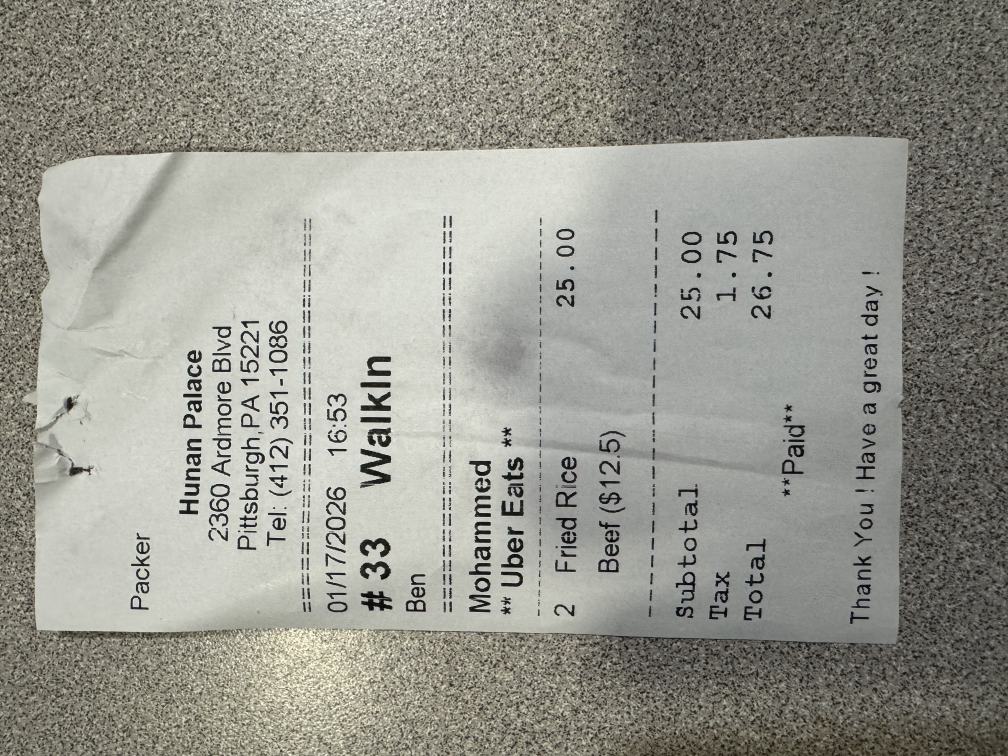
#> input picture tests/sample_images/reciept.jpeg, 4032 x 3024 px (shown at 1/4 size)
$ python cropper.py ../../tests/sample_images/reciept.jpeg
#> lines starting #> are read from the running program, lines starting #| are printed output that depends on the picture; after the words box and inside, x2 and y2 are one past the last pixel; in counts of white or black regions, pixels touching at a corner belong together
"""
Smart Cropping for TokenSqueeze

Uses OpenCV to detect and crop documents/receipts from images.
This removes unnecessary background and focuses on the relevant content.

Approach:
1. Edge detection (Canny)
2. Find contours
3. Detect document boundary (4-point polygon)
4. Perspective transform to get a clean crop

Based on: https://pyimagesearch.com/2014/09/01/build-kick-ass-mobile-document-scanner-just-5-minutes/
"""

import cv2
import numpy as np
from PIL import Image
from typing import Optional, Tuple, List
from dataclasses import dataclass


@dataclass
class CropResult:
    """Result of smart cropping"""
    cropped_image: Image.Image
    original_size: Tuple[int, int]
    cropped_size: Tuple[int, int]
    crop_detected: bool
    contour_points: Optional[np.ndarray]  # The 4 corners if detected


def order_points(pts: np.ndarray) -> np.ndarray:
    """
    Order points in: top-left, top-right, bottom-right, bottom-left order.

    Args:
        pts: Array of 4 points

    Returns:
        Ordered points array
    """
    rect = np.zeros((4, 2), dtype="float32")

    # Top-left has smallest sum, bottom-right has largest sum
    s = pts.sum(axis=1)
    rect[0] = pts[np.argmin(s)]
    rect[2] = pts[np.argmax(s)]

    # Top-right has smallest difference, bottom-left has largest difference
    diff = np.diff(pts, axis=1)
    rect[1] = pts[np.argmin(diff)]
    rect[3] = pts[np.argmax(diff)]

    return rect


def four_point_transform(image: np.ndarray, pts: np.ndarray) -> np.ndarray:
    """
    Apply perspective transform to get a top-down view of the document.

    Args:
        image: Input image (numpy array)
        pts: Four corner points

    Returns:
        Warped/transformed image
    """
    rect = order_points(pts)
    (tl, tr, br, bl) = rect

    # Compute width of new image
    width_a = np.sqrt(((br[0] - bl[0]) ** 2) + ((br[1] - bl[1]) ** 2))
    width_b = np.sqrt(((tr[0] - tl[0]) ** 2) + ((tr[1] - tl[1]) ** 2))
    max_width = max(int(width_a), int(width_b))

    # Compute height of new image
    height_a = np.sqrt(((tr[0] - br[0]) ** 2) + ((tr[1] - br[1]) ** 2))
    height_b = np.sqrt(((tl[0] - bl[0]) ** 2) + ((tl[1] - bl[1]) ** 2))
    max_height = max(int(height_a), int(height_b))

    # Destination points for "birds eye view"
    dst = np.array([
        [0, 0],
        [max_width - 1, 0],
        [max_width - 1, max_height - 1],
        [0, max_height - 1]
    ], dtype="float32")

    # Compute perspective transform matrix and apply
    M = cv2.getPerspectiveTransform(rect, dst)
    warped = cv2.warpPerspective(image, M, (max_width, max_height))

    return warped


def detect_document_contour(image: np.ndarray) -> Optional[np.ndarray]:
    """
    Detect the document/receipt contour in an image.

    Uses multiple strategies:
    1. Standard Canny edge detection
    2. Adaptive thresholding for receipts on textured backgrounds
    3. Color-based detection (white paper detection)

    Args:
        image: Input image (BGR numpy array)

    Returns:
        4-point contour if found, None otherwise
    """
    # Resize for faster processing
    orig_height = image.shape[0]
    ratio = orig_height / 500.0
    resized = cv2.resize(image, (int(image.shape[1] / ratio), 500))

    # Try multiple detection strategies
    contour = None

    # Strategy 1: Standard Canny edge detection
    contour = _detect_with_canny(resized)

    # Strategy 2: If Canny fails, try adaptive threshold (good for receipts)
    if contour is None:
        contour = _detect_with_adaptive_threshold(resized)

    # Strategy 3: If still nothing, try detecting white regions (paper)
    if contour is None:
        contour = _detect_white_region(resized)

    if contour is not None:
        # Scale contour back to original size
        contour = contour.reshape(4, 2) * ratio

    return contour


def _detect_with_canny(resized: np.ndarray) -> Optional[np.ndarray]:
    """Standard Canny edge detection approach with multiple thresholds."""
    gray = cv2.cvtColor(resized, cv2.COLOR_BGR2GRAY)
    blurred = cv2.GaussianBlur(gray, (5, 5), 0)

    # Try multiple Canny thresholds (lower catches more edges)
    for low_thresh, high_thresh in [(30, 100), (50, 150), (75, 200)]:
        edged = cv2.Canny(blurred, low_thresh, high_thresh)

        kernel = np.ones((3, 3), np.uint8)
        edged = cv2.dilate(edged, kernel, iterations=2)

        contours, _ = cv2.findContours(edged, cv2.RETR_LIST, cv2.CHAIN_APPROX_SIMPLE)
        contours = sorted(contours, key=cv2.contourArea, reverse=True)[:10]

        result = _find_quad_contour(contours, resized.shape, min_area_ratio=0.2)
        if result is not None:
            return result

    return None


# [45 lines left out: functions _detect_with_adaptive_threshold, _detect_white_region, not called in this run]


def _find_quad_contour(
    contours: List,
    image_shape: Tuple,
    min_area_ratio: float = 0.1,
    max_area_ratio: float = 0.9
) -> Optional[np.ndarray]:
    """Find a 4-point contour (quadrilateral) from a list of contours.

    Filters out contours that touch edges (likely background) or are too large.
    """
    image_height, image_width = image_shape[:2]
    image_area = image_height * image_width
    edge_margin = 5  # pixels from edge

    for contour in contours:
        peri = cv2.arcLength(contour, True)
        approx = cv2.approxPolyDP(contour, 0.02 * peri, True)

        if len(approx) == 4:
            area = cv2.contourArea(approx)

            # Check area bounds
            if area < image_area * min_area_ratio or area > image_area * max_area_ratio:
                continue

            # Check if contour touches image edges (likely not a document)
            pts = approx.reshape(4, 2)
            touches_edge = False
            for pt in pts:
                if (pt[0] <= edge_margin or pt[0] >= image_width - edge_margin or
                    pt[1] <= edge_margin or pt[1] >= image_height - edge_margin):
                    touches_edge = True
                    break

            if not touches_edge:
                return approx

    # Second pass: allow edge-touching but prefer smaller, more centered quads
    valid_quads = []
    for contour in contours:
        peri = cv2.arcLength(contour, True)
        approx = cv2.approxPolyDP(contour, 0.02 * peri, True)

        if len(approx) == 4:
            area = cv2.contourArea(approx)
            if min_area_ratio * image_area < area < max_area_ratio * image_area:
                valid_quads.append((area, approx))

    # Return smallest valid quad (more likely to be the document, not background)
    if valid_quads:
        valid_quads.sort(key=lambda x: x[0])
        return valid_quads[0][1]

    return None


def smart_crop(image: Image.Image, fallback_to_center: bool = True) -> CropResult:
    """
    Smart crop an image to focus on the document/receipt.

    Args:
        image: PIL Image to crop
        fallback_to_center: If no document detected, do a center crop

    Returns:
        CropResult with cropped image and metadata
    """
    original_size = image.size

    # Convert PIL to OpenCV format
    cv_image = cv2.cvtColor(np.array(image), cv2.COLOR_RGB2BGR)

    # Try to detect document contour
    contour = detect_document_contour(cv_image)

    if contour is not None:
        # Document detected - apply perspective transform
        warped = four_point_transform(cv_image, contour)

        # Convert back to PIL
        cropped = Image.fromarray(cv2.cvtColor(warped, cv2.COLOR_BGR2RGB))

        return CropResult(
            cropped_image=cropped,
            original_size=original_size,
            cropped_size=cropped.size,
            crop_detected=True,
            contour_points=contour,
        )

    elif fallback_to_center:
        # No document detected - do a center crop (remove 10% from each edge)
        width, height = original_size
        margin_x = int(width * 0.1)
        margin_y = int(height * 0.1)

        cropped = image.crop((
            margin_x,
            margin_y,
            width - margin_x,
            height - margin_y
        ))

        return CropResult(
            cropped_image=cropped,
            original_size=original_size,
            cropped_size=cropped.size,
            crop_detected=False,
            contour_points=None,
        )

    else:
        # Return original
        return CropResult(
            cropped_image=image.copy(),
            original_size=original_size,
            cropped_size=original_size,
            crop_detected=False,
            contour_points=None,
        )


def visualize_detection(image: Image.Image, contour: Optional[np.ndarray]) -> Image.Image:
    """
    Draw the detected document contour on the image for visualization.

    Args:
        image: Original PIL Image
        contour: 4-point contour (or None)

    Returns:
        Image with contour drawn
    """
    cv_image = cv2.cvtColor(np.array(image), cv2.COLOR_RGB2BGR)

    if contour is not None:
        # Draw the contour
        pts = contour.astype(np.int32).reshape((-1, 1, 2))
        cv2.drawContours(cv_image, [pts], -1, (0, 255, 0), 3)

        # Draw corner points
        for point in contour:
            cv2.circle(cv_image, tuple(point.astype(int)), 10, (0, 0, 255), -1)

    return Image.fromarray(cv2.cvtColor(cv_image, cv2.COLOR_BGR2RGB))


if __name__ == "__main__":
    import sys

    if len(sys.argv) < 2:
        print("Usage: python cropper.py <image_path>")
        sys.exit(1)

    image_path = sys.argv[1]
    image = Image.open(image_path)
#> image is the input picture: PIL image 4032x3024 RGB; mean R, G, B 151, 150.6, 142.3

    print(f"Original size: {image.size}")
#| Original size: (4032, 3024)

    result = smart_crop(image)
#> in detect_document_contour, `resized = cv2.resize(image, (int(image.shape[1] / ratio), 500))`:
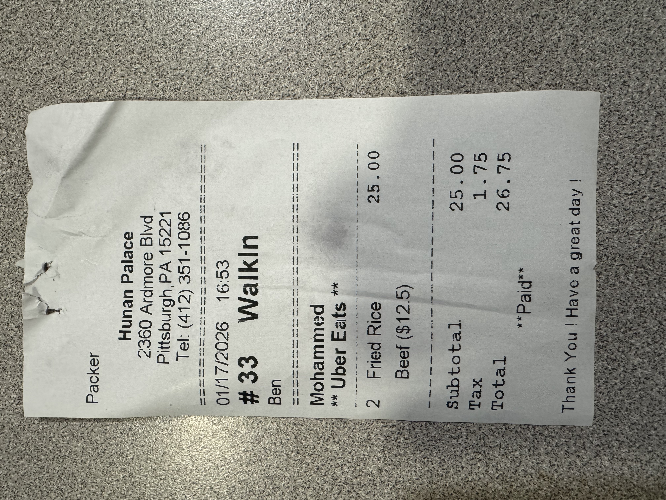
#> resized: shape (500, 666, 3); mean B, G, R 142.2, 150.5, 150.8
#> in _detect_with_canny, `blurred = cv2.GaussianBlur(gray, (5, 5), 0)`:
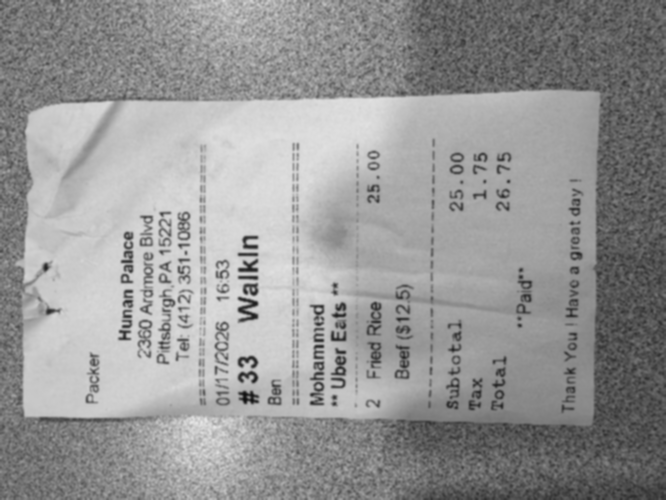
#> blurred: shape (500, 666); min 16, max 228, mean 149.6
#> the loop in _detect_with_canny, `for low_thresh, high_thresh in [(30, 100), (50, 150), (75, 200)]:` made 2 passes
#> result on pass 2: [[597, 95], [588, 423], [26, 413], [35, 112]]
#> pass 1, in _detect_with_canny, `edged = cv2.Canny(blurred, low_thresh, high_thresh)`:
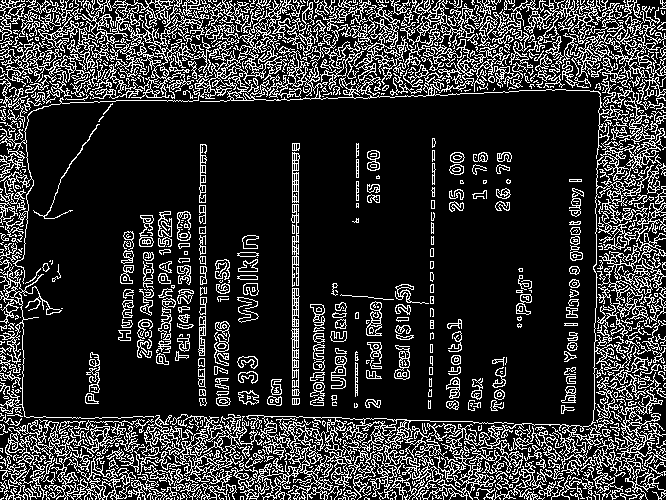
#> edged: shape (500, 666); 19.7% white in thin lines or dots
#> pass 1, in _detect_with_canny, `edged = cv2.dilate(edged, kernel, iterations=2)`:
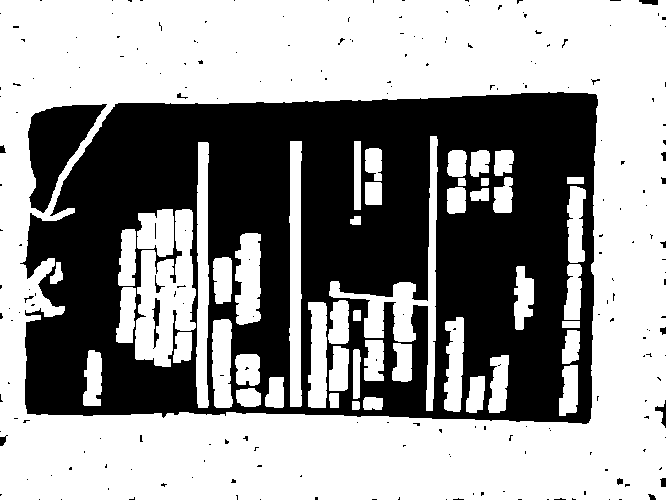
#> edged: shape (500, 666); 59.7% white; 219 black regions (202 under 20 px), largest, box (x1, y1, x2, y2) and area: (20, 92, 598, 424) 128250, (28, 104, 107, 213) 4252, (152, 298, 160, 349) 198
#> pass 2, in _detect_with_canny, `edged = cv2.Canny(blurred, low_thresh, high_thresh)`:
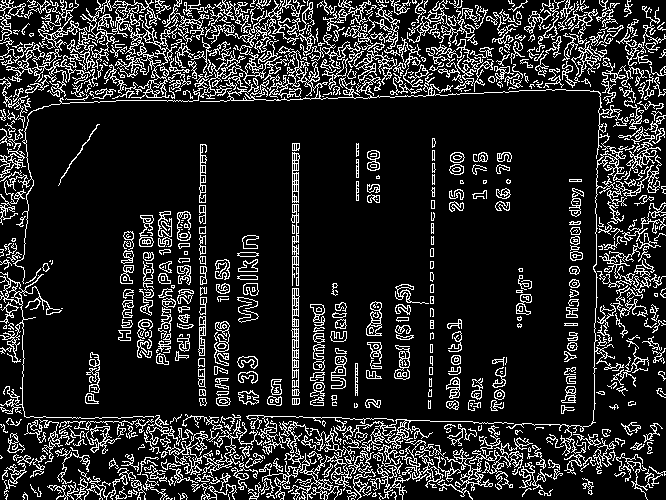
#> edged: shape (500, 666); 15.5% white in thin lines or dots
#> pass 2, in _detect_with_canny, `edged = cv2.dilate(edged, kernel, iterations=2)`:
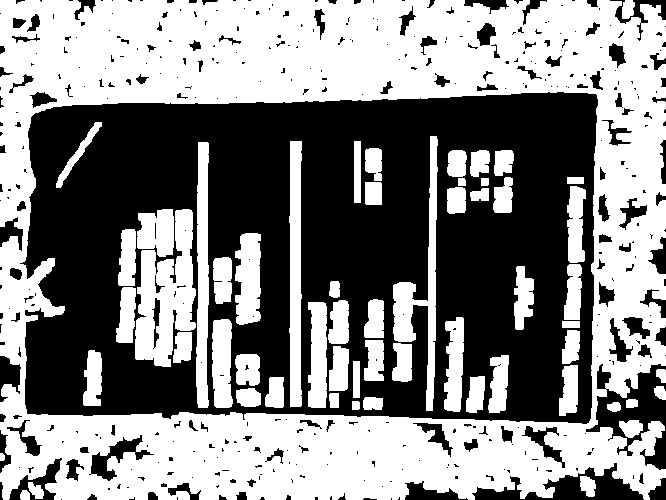
#> edged: shape (500, 666); 53.1% white; 413 black regions (291 under 20 px), largest, box (x1, y1, x2, y2) and area: (20, 92, 598, 424) 134062, (586, 364, 666, 470) 3452, (472, 463, 644, 500) 2464
#> in detect_document_contour, `contour = _detect_with_canny(resized)`: contour = [[597, 95], [588, 423], [26, 413], [35, 112]]
#> in detect_document_contour, `contour = contour.reshape(4, 2) * ratio`: contour = [[3610.7, 574.6], [3556.2, 2558.3], [157.2, 2497.8], [211.7, 677.4]]
#> in order_points, `s = pts.sum(axis=1)`: s = [4185.2, 6114.5, 2655.1, 889.1]
#> in order_points, `diff = np.diff(pts, axis=1)`: diff = [-3036.1, -997.9, 2340.6, 465.7]
#> in four_point_transform, `rect = order_points(pts)`: rect = [[211.7, 677.4], [3610.7, 574.6], [3556.2, 2558.3], [157.2, 2497.8]]
#> in four_point_transform, `(tl, tr, br, bl) = rect`: tl = [211.7, 677.4]; tr = [3610.7, 574.6]; br = [3556.2, 2558.3]; bl = [157.2, 2497.8]
#> in four_point_transform, `width_a = np.sqrt(((br[0] - bl[0]) ** 2) + ((br[1] - bl[1]) ** 2))`: width_a = 3399.5
#> in four_point_transform, `width_b = np.sqrt(((tr[0] - tl[0]) ** 2) + ((tr[1] - tl[1]) ** 2))`: width_b = 3400.5
#> in four_point_transform, `max_width = max(int(width_a), int(width_b))`: max_width = 3400
#> in four_point_transform, `height_a = np.sqrt(((tr[0] - br[0]) ** 2) + ((tr[1] - br[1]) ** 2))`: height_a = 1984.5
#> in four_point_transform, `height_b = np.sqrt(((tl[0] - bl[0]) ** 2) + ((tl[1] - bl[1]) ** 2))`: height_b = 1821.3
#> in four_point_transform, `max_height = max(int(height_a), int(height_b))`: max_height = 1984
#> in four_point_transform, `dst = np.array([ [0, 0], [max_width - 1, 0], [max_width - 1, max_heigh..`: dst = [[0, 0], [3399, 0], [3399, 1983], [0, 1983]]
#> in four_point_transform, `M = cv2.getPerspectiveTransform(rect, dst)`: M = [[1.1, 0.0328, -254.6], [0.0332, 1.1, -751.5], [2.66e-05, 1.52e-06, 1]]
#> in four_point_transform, `warped = cv2.warpPerspective(image, M, (max_width, max_height))`:
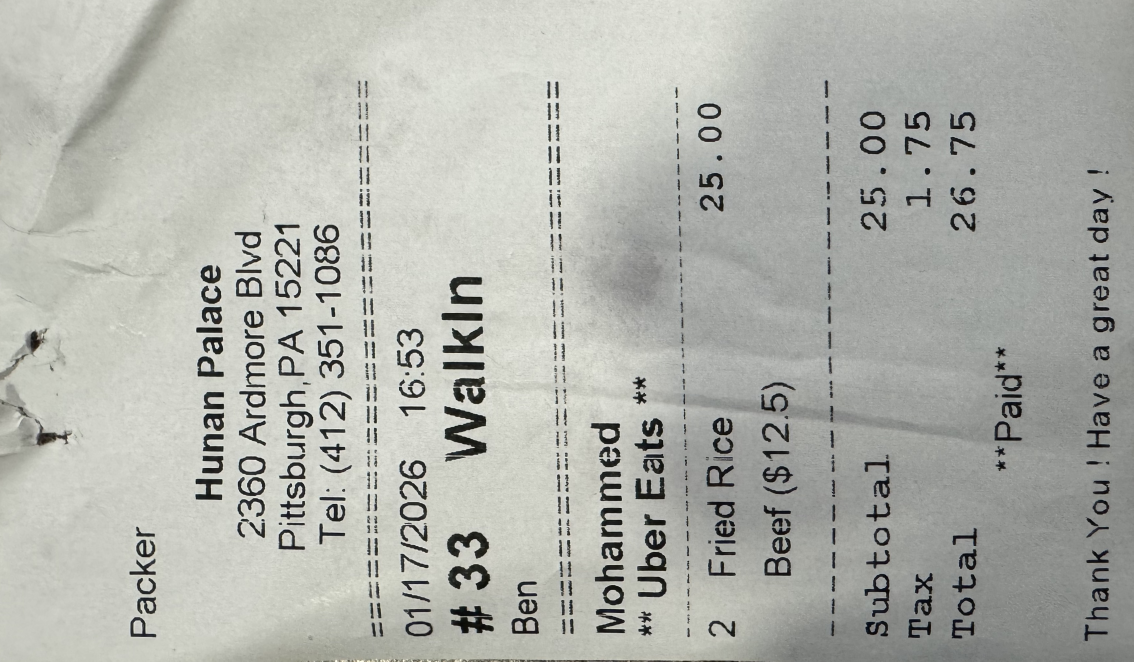
#> warped: shape (1984, 3400, 3) (shown at 1/3 size); mean B, G, R 172.3, 178.6, 176.9

    print(f"Crop detected: {result.crop_detected}")
#| Crop detected: True
    print(f"Cropped size: {result.cropped_size}")
#| Cropped size: (3400, 1984)

    if result.crop_detected:
        print(f"Contour points: {result.contour_points}")
#| Contour points: [[3610.656  574.56 ]
#|  [3556.224 2558.304]
#|  [ 157.248 2497.824]
#|  [ 211.68   677.376]]

    # Save results
    output_path = image_path.replace(".", "_cropped.")
    result.cropped_image.save(output_path)
    print(f"Saved cropped image to: {output_path}")

    # Save visualization
    viz = visualize_detection(image, result.contour_points)
    viz_path = image_path.replace(".", "_detected.")
    viz.save(viz_path)
    print(f"Saved detection visualization to: {viz_path}")
